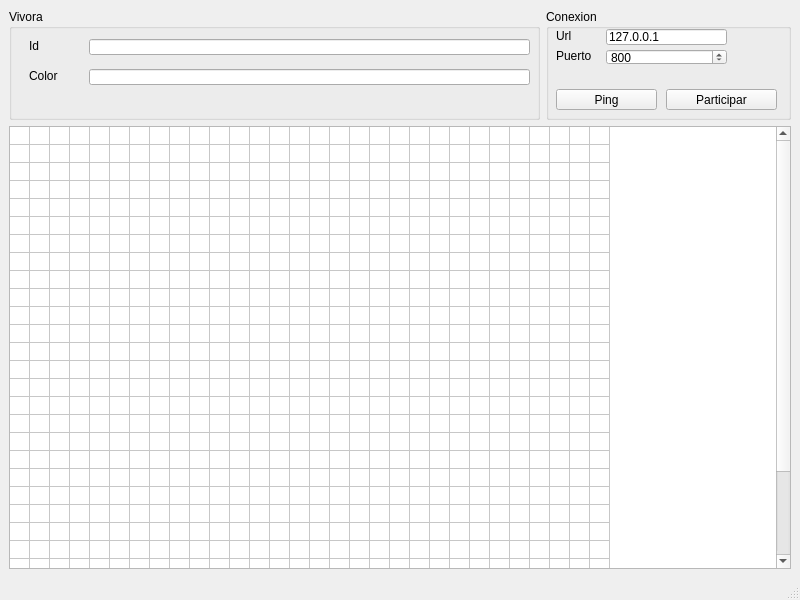
<?xml version="1.0" encoding="UTF-8"?>
<ui version="4.0">
 <class>MainWindow</class>
 <widget class="QMainWindow" name="MainWindow">
  <property name="geometry">
   <rect>
    <x>0</x>
    <y>0</y>
    <width>800</width>
    <height>600</height>
   </rect>
  </property>
  <property name="windowTitle">
   <string>MainWindow</string>
  </property>
  <widget class="QWidget" name="centralwidget">
   <layout class="QGridLayout" name="gridLayout">
    <item row="0" column="0">
     <widget class="QGroupBox" name="groupBox">
      <property name="minimumSize">
       <size>
        <width>531</width>
        <height>111</height>
       </size>
      </property>
      <property name="title">
       <string>Vivora</string>
      </property>
      <widget class="QLabel" name="label">
       <property name="geometry">
        <rect>
         <x>20</x>
         <y>30</y>
         <width>46</width>
         <height>13</height>
        </rect>
       </property>
       <property name="text">
        <string>Id</string>
       </property>
      </widget>
      <widget class="QLabel" name="label_2">
       <property name="geometry">
        <rect>
         <x>20</x>
         <y>60</y>
         <width>46</width>
         <height>13</height>
        </rect>
       </property>
       <property name="text">
        <string>Color</string>
       </property>
      </widget>
      <widget class="QLineEdit" name="lineEdit_2">
       <property name="geometry">
        <rect>
         <x>80</x>
         <y>30</y>
         <width>441</width>
         <height>16</height>
        </rect>
       </property>
      </widget>
      <widget class="QLineEdit" name="lineEdit_3">
       <property name="geometry">
        <rect>
         <x>80</x>
         <y>60</y>
         <width>441</width>
         <height>16</height>
        </rect>
       </property>
      </widget>
     </widget>
    </item>
    <item row="0" column="1">
     <widget class="QGroupBox" name="groupBox_2">
      <property name="minimumSize">
       <size>
        <width>191</width>
        <height>111</height>
       </size>
      </property>
      <property name="title">
       <string>Conexion</string>
      </property>
      <widget class="QLabel" name="label_4">
       <property name="geometry">
        <rect>
         <x>10</x>
         <y>20</y>
         <width>46</width>
         <height>13</height>
        </rect>
       </property>
       <property name="text">
        <string>Url</string>
       </property>
      </widget>
      <widget class="QLabel" name="label_5">
       <property name="geometry">
        <rect>
         <x>10</x>
         <y>40</y>
         <width>46</width>
         <height>13</height>
        </rect>
       </property>
       <property name="text">
        <string>Puerto</string>
       </property>
      </widget>
      <widget class="QLineEdit" name="lineEdit">
       <property name="geometry">
        <rect>
         <x>60</x>
         <y>20</y>
         <width>121</width>
         <height>16</height>
        </rect>
       </property>
       <property name="text">
        <string>127.0.0.1</string>
       </property>
      </widget>
      <widget class="QSpinBox" name="spinBox_4">
       <property name="geometry">
        <rect>
         <x>60</x>
         <y>40</y>
         <width>121</width>
         <height>16</height>
        </rect>
       </property>
       <property name="maximum">
        <number>100000</number>
       </property>
       <property name="value">
        <number>800</number>
       </property>
      </widget>
      <widget class="QPushButton" name="pushButton">
       <property name="geometry">
        <rect>
         <x>10</x>
         <y>80</y>
         <width>101</width>
         <height>21</height>
        </rect>
       </property>
       <property name="text">
        <string>Ping</string>
       </property>
      </widget>
      <widget class="QPushButton" name="pushButton_2">
       <property name="geometry">
        <rect>
         <x>120</x>
         <y>80</y>
         <width>111</width>
         <height>21</height>
        </rect>
       </property>
       <property name="text">
        <string>Participar</string>
       </property>
      </widget>
     </widget>
    </item>
    <item row="1" column="0" colspan="2">
     <widget class="QTableWidget" name="tableWidget">
      <property name="showGrid">
       <bool>true</bool>
      </property>
      <property name="rowCount">
       <number>30</number>
      </property>
      <property name="columnCount">
       <number>30</number>
      </property>
      <attribute name="horizontalHeaderVisible">
       <bool>false</bool>
      </attribute>
      <attribute name="horizontalHeaderDefaultSectionSize">
       <number>10</number>
      </attribute>
      <attribute name="horizontalHeaderHighlightSections">
       <bool>true</bool>
      </attribute>
      <attribute name="horizontalHeaderMinimumSectionSize">
       <number>1</number>
      </attribute>
      <attribute name="verticalHeaderVisible">
       <bool>false</bool>
      </attribute>
      <attribute name="verticalHeaderDefaultSectionSize">
       <number>10</number>
      </attribute>
      <attribute name="verticalHeaderMinimumSectionSize">
       <number>1</number>
      </attribute>
      <row/>
      <row/>
      <row/>
      <row/>
      <row/>
      <row/>
      <row/>
      <row/>
      <row/>
      <row/>
      <row/>
      <row/>
      <row/>
      <row/>
      <row/>
      <row/>
      <row/>
      <row/>
      <row/>
      <row/>
      <row/>
      <row/>
      <row/>
      <row/>
      <row/>
      <row/>
      <row/>
      <row/>
      <row/>
      <row/>
      <column/>
      <column/>
      <column/>
      <column/>
      <column/>
      <column/>
      <column/>
      <column/>
      <column/>
      <column/>
      <column/>
      <column/>
      <column/>
      <column/>
      <column/>
      <column/>
      <column/>
      <column/>
      <column/>
      <column/>
      <column/>
      <column/>
      <column/>
      <column/>
      <column/>
      <column/>
      <column/>
      <column/>
      <column/>
      <column/>
     </widget>
    </item>
   </layout>
  </widget>
  <widget class="QMenuBar" name="menubar">
   <property name="geometry">
    <rect>
     <x>0</x>
     <y>0</y>
     <width>800</width>
     <height>21</height>
    </rect>
   </property>
  </widget>
  <widget class="QStatusBar" name="statusbar"/>
 </widget>
 <resources/>
 <connections/>
</ui>
